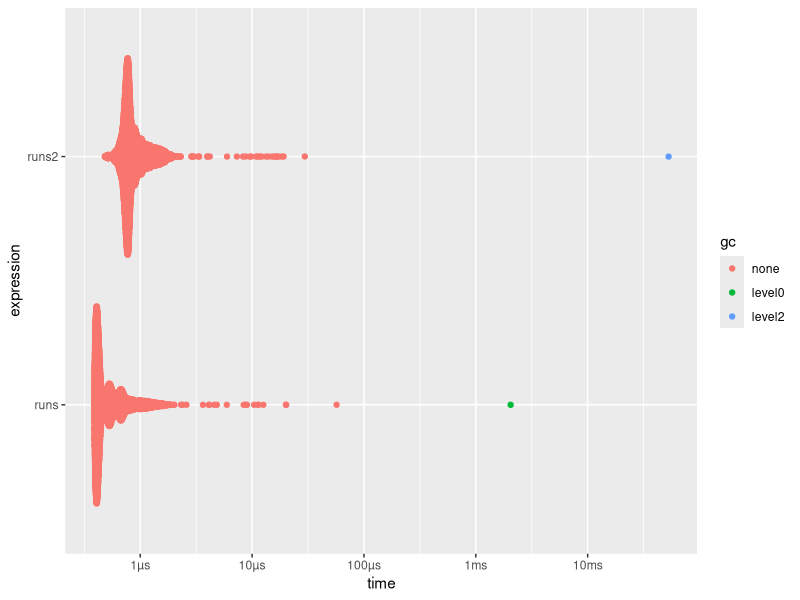

Generate this figure with R: (Note: this script raises an error after producing the figure.)
###
### Improve Efficiency
###

##
## (1) change the runs() function to vector
##
runs <- function(number_hits){
  if(number_hits < 4){
    runs = 0
  }
  #### if less than four hits occur in an inning then no runs score
  else{
    runs = number_hits - 3
    ### if more than three hits occur in an inning then the number of runs
    ### scored is that number of hits minus the three runners who occupy
    ### the three bases (first, second, third)
  }
  return(runs)
}

number_hits <- 1

runs2 <- function(number_hits){(number_hits - 3) * (number_hits >= 4)}

runs(5)
runs2(5)

timings <- bench::mark(
  runs = runs(10),
  runs2 = runs2(10)
)
timings
plot(timings)

## it seems our original function is faster

##
## (2) use runif() rather than rbinom()
##

# Steps:
# 1. Generate 81x2 random runif 
# 2. compare each to OPB of each player in order
#    * so we have a vector of TRUE/FALSE
# 3. iterate though until we get 3 FALSE
# 4. stop and see if they scored any runs
# 5. continue where the iteration halted until we see another 3 FALSE
# 6. repeat steps 5 & 4 until we have 27 outs


most_bb_and_h <- 72
the_uniform <- runif(most_bb_and_h)
the_OBPs <- rep(PadresBatting$OBP, most_bb_and_h/9)
# the_uniform < the_OBPs
 View(cbind(the_uniform,the_OBPs, the_uniform<the_OBPs))
the_probs <- data.frame(First = rep(PadresBatting$First, most_bb_and_h/9),
                        Second = rep(PadresBatting$Second, most_bb_and_h/9),
                        Third = rep(PadresBatting$Third, most_bb_and_h/9),
                        Home = rep(PadresBatting$Home, most_bb_and_h/9))

#View(the_probs)
#sample(1:4, 63, replace = TRUE, prob = the_probs)

the_bases <- map_int(1:most_bb_and_h, ~sample(1:4, 1, replace = TRUE, prob = the_probs[.x,]))

the_necessary_info <- data.frame(on_base = the_uniform < the_OBPs,
                                 base_reached = the_bases)
out_or_base <- the_necessary_info$on_base*the_necessary_info$base_reached # it's outer space

# out_or_base==0
outs27 <- which(cumsum(out_or_base==0) == 27)[1]

batting_until_game <- out_or_base[1:outs27]

# which(cumsum(batting_until_game==0) == 3)[1]
# sum(batting_until_game[1:7]) - 3
# which(cumsum(batting_until_game==0) == 6)[1]
# which(cumsum(batting_until_game==0) == 9)[1]
# which(cumsum(batting_until_game==0) == 12)[1]
# which(cumsum(batting_until_game==0) == 15)[1]
# which(cumsum(batting_until_game==0) == 18)[1]
# which(cumsum(batting_until_game==0) == 21)[1]
# which(cumsum(batting_until_game==0) == 24)[1]
# which(cumsum(batting_until_game==0) == 27)[1]

#which(cumsum(batting_until_game==0) == seq(3, 27, by = 3))[1]

innings <- map_int(seq(3, 27, by = 3), ~which(cumsum(batting_until_game==0) == .x)[1])
# sum(batting_until_game[1:innings[1]])-3

runs <- map2_dbl(.x = c(1, innings[-9]), .y = innings, ~sum(batting_until_game[.x:.y])-3)
sum(runs[runs>0])

game_won <- function(){
  most_bb_and_h <- 72
  the_uniform <- runif(most_bb_and_h)
  the_OBPs <- rep(PadresBatting$OBP, most_bb_and_h/9)
  the_probs <- data.frame(First = rep(PadresBatting$First, most_bb_and_h/9),
                          Second = rep(PadresBatting$Second, most_bb_and_h/9),
                          Third = rep(PadresBatting$Third, most_bb_and_h/9),
                          Home = rep(PadresBatting$Home, most_bb_and_h/9))
  
  the_bases <- map_int(1:most_bb_and_h, ~sample(1:4, 1, replace = TRUE, prob = the_probs[.x,]))
  out_or_base <- (the_uniform<the_OBPs)*the_bases
  
  outs27 <- which(cumsum(out_or_base==0) == 27)[1]
  batting_until_game <- out_or_base[1:outs27]
  
  innings <- map_int(seq(3, 27, by = 3), ~which(cumsum(batting_until_game==0) == .x)[1])
  runs <- map2_dbl(.x = c(1, innings[-9]), .y = innings, ~sum(batting_until_game[.x:.y])-3)
  runs_per_game <- sum(runs[runs>0])
  total_runs <- NA
  total_runs[runs_per_game < 5] <- 0
  total_runs[runs_per_game > 5] <- 1
  total_runs[runs_per_game == 5] <- rbinom(1,1,.13)
  return(total_runs)
}
game_won()

# hist(map_dbl(1:1000, ~game_won()))
# 
test <- map_dbl(1:1000, ~game_won())
# 
# sum(test>=5)
 summary(test)

season2 <- function(){
  sum(map_dbl(1:162, ~game_won()))
}
fn1 <- function(){map_dbl(1:250, ~season())}
fn2 <- function(){map_dbl(1:250, ~season2())}

timings <- bench::mark(
  fn1,
  fn2,
  check = FALSE,
  filter_gc = FALSE
  )
  
timings
plot(timings)

# Looking athe the timings and the plot, it does seem that the new way of calculating seasons is faster
# I'm going to commit and push to github, then reorganize with the new funcitons
